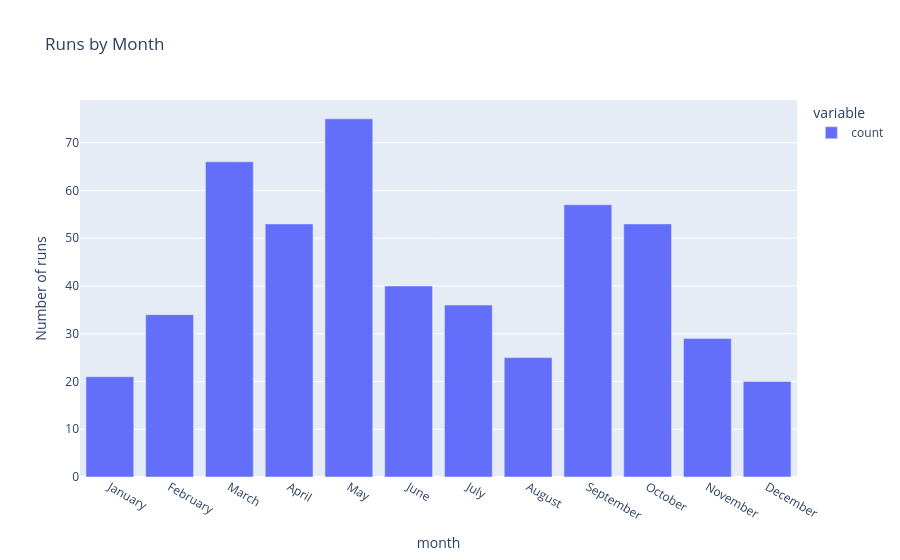

This figure's notebook cell:
### Code cell
df["month"] = df["date"].dt.month_name()
month_order = ["January","February","March","April","May","June",
               "July","August","September","October","November","December"]

month_counts = df["month"].value_counts().reindex(month_order)
fig = px.bar(month_counts,
             title="Runs by Month",
             labels={"value": "Number of runs", "index": "Month"})
fig.show()

### Figure 1 — Plotly figure (JSON) as saved in the notebook; plotly's stock layout.template omitted (floating-point values rounded to 4 significant figures)
{"data": [{"hovertemplate": "variable=count<br>month=%{x}<br>Number of runs=%{y}<extra></extra>", "legendgroup": "count", "marker": {"color": "#636efa", "pattern": {"shape": ""}}, "name": "count", "orientation": "v", "showlegend": true, "textposition": "auto", "type": "bar", "x": ["January", "February", "March", "April", "May", "June", "July", "August", "September", "October", "November", "December"], "xaxis": "x", "y": [21, 34, 66, 53, 75, 40, 36, 25, 57, 53, 29, 20], "yaxis": "y"}], "layout": {"barmode": "relative", "legend": {"title": {"text": "variable"}, "tracegroupgap": 0}, "title": {"text": "Runs by Month"}, "xaxis": {"anchor": "y", "domain": [0, 1], "title": {"text": "month"}}, "yaxis": {"anchor": "x", "domain": [0, 1], "title": {"text": "Number of runs"}}}}
